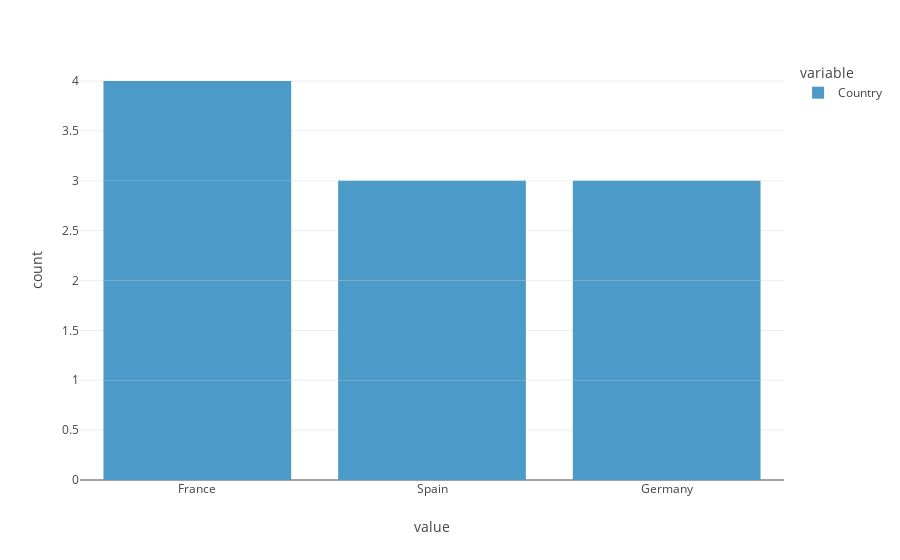
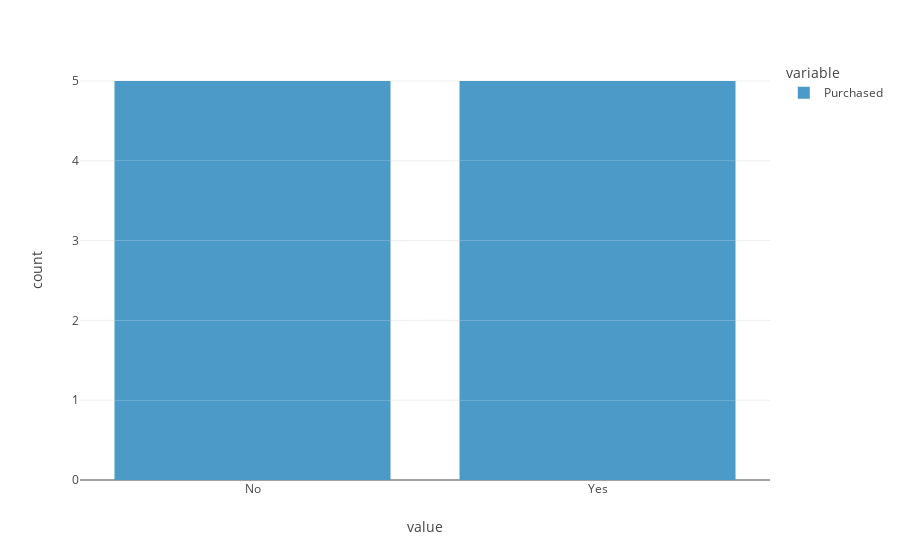

Notebook code for these charts, in order:
### Code cell
# Univariate analysis
# Barplot of each qualitative variable
cat_features = ['Country', 'Purchased']
for i in range(len(cat_features)):
    fig = px.bar(dataset[cat_features[i]])
    fig.show()

### Figure 1 — Plotly figure (JSON) as saved in the notebook; plotly's stock layout.template omitted (floating-point values rounded to 4 significant figures)
{"data": [{"alignmentgroup": "True", "hovertemplate": "variable=Country<br>value=%{x}<br>count=%{y}<extra></extra>", "legendgroup": "Country", "marker": {"color": "#4B9AC7", "pattern": {"shape": ""}}, "name": "Country", "offsetgroup": "Country", "orientation": "v", "showlegend": true, "textposition": "auto", "type": "bar", "x": ["France", "Spain", "Germany", "Spain", "Germany", "France", "Spain", "France", "Germany", "France"], "xaxis": "x", "y": [1, 1, 1, 1, 1, 1, 1, 1, 1, 1], "yaxis": "y"}], "layout": {"barmode": "relative", "legend": {"title": {"text": "variable"}, "tracegroupgap": 0}, "margin": {"t": 60}, "xaxis": {"anchor": "y", "domain": [0, 1], "title": {"text": "value"}}, "yaxis": {"anchor": "x", "domain": [0, 1], "title": {"text": "count"}}}}

### Figure 2 — Plotly figure (JSON) as saved in the notebook; plotly's stock layout.template omitted (floating-point values rounded to 4 significant figures)
{"data": [{"alignmentgroup": "True", "hovertemplate": "variable=Purchased<br>value=%{x}<br>count=%{y}<extra></extra>", "legendgroup": "Purchased", "marker": {"color": "#4B9AC7", "pattern": {"shape": ""}}, "name": "Purchased", "offsetgroup": "Purchased", "orientation": "v", "showlegend": true, "textposition": "auto", "type": "bar", "x": ["No", "Yes", "No", "No", "Yes", "Yes", "No", "Yes", "No", "Yes"], "xaxis": "x", "y": [1, 1, 1, 1, 1, 1, 1, 1, 1, 1], "yaxis": "y"}], "layout": {"barmode": "relative", "legend": {"title": {"text": "variable"}, "tracegroupgap": 0}, "margin": {"t": 60}, "xaxis": {"anchor": "y", "domain": [0, 1], "title": {"text": "value"}}, "yaxis": {"anchor": "x", "domain": [0, 1], "title": {"text": "count"}}}}
